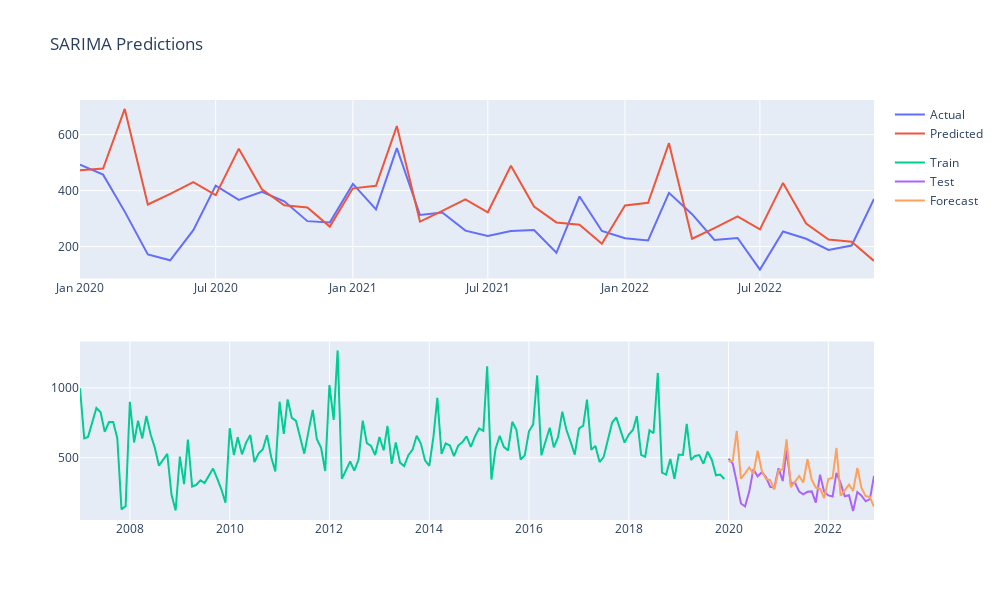

The cell this chart's notebook holds for it:
### Code cell
model_name='SARIMA'

# Predict
predictions = model.predict(n_periods=test.shape[0], dynamic=False, typ='levels')

# Forecast accuracy
forecast_accuracy(model_name, test[dep_var], predictions, True, True)
